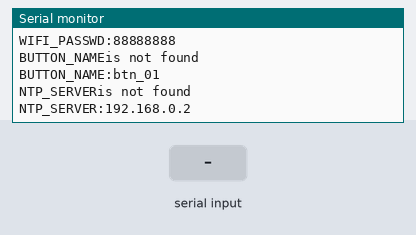
Bench run of a sketch on a simulated ESP32. Shown: the last lines printed to the serial monitor. The inputs (shaded band) are chosen by the test bench. EEPROM starts erased. At 5.5 s the program restarts the board; the recording ends there.

Above: at 2.3 s.
2.4 s: "format" received over Serial
At 3.6 s:
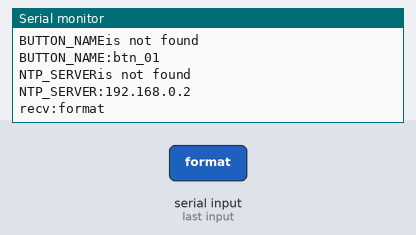
3.9 s: "1" received over Serial
At 5.1 s:
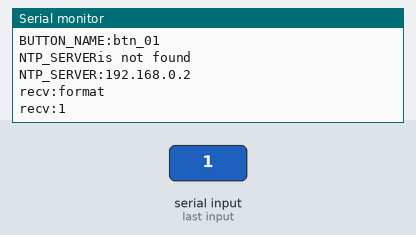

Measured:
- after the input at 2.4 s, the serial monitor: prints a new line after 0.06 s (image 1)
- after the input at 3.9 s, the serial monitor: prints a new line at once (image 2)

The sketch:

last_ONE.ino
```cpp
//输入reset为重启
//输入键名＋','字符改变键值
#include <Arduino.h>
#include <Preferences.h>

String comdata="";
char*myPins[] = {"MQTT_PORT","MQTT_SERVER","MQTT_BTN_STATE","MQTT_BTN_MESS",
                 "MQTT_TASK_MESS","MQTT_AGV_M_MESS","WIFI_SSID","WIFI_PASSWD",
                 "BUTTON_NAME","NTP_SERVER"};//键名不能超过15位
char*myPins_first[] = {"1883","192.168.31.46","iqr/default/callbutton/state",
                       "iqr/default/callbutton/message","iqr/default/task/message",
                       "iqr/default/agv_manager/message","ip-5G","88888888","btn_01","192.168.0.2"};
int myPins_sum=0;
void setup() {
 for(int i = 0;i<sizeof(myPins)/sizeof(myPins[0]);i++){
    myPins_sum=i+1;
    }
  Serial.begin(115200);
  Serial.println();
  delay(100);
  Preferences prefs;
  prefs.begin("mynamespace");
  for(int i=0;i<myPins_sum;i++){
     if(prefs.isKey(myPins[i])){
    Serial.printf("%s",myPins[i]);
    Serial.printf(":%s\n", prefs.getString(myPins[i]).c_str());
    }
   else {
    Serial.printf("%s",myPins[i]);
    Serial.println("is not found");
    Serial.printf("%s",myPins[i]);
    Serial.printf(":%s\n",myPins_first[i]);
    prefs.putString(myPins[i],myPins_first[i]);
    delay(100);
    }
  }
  prefs.end();
}
void loop() {
  Preferences prefs;
  prefs.begin("mynamespace");

  if(Serial.available()>0) {
    String comdata="";
    String str1="";
    String str2="";
    while(Serial.available()>0) {
      comdata+=char(Serial.read());
      delay(10);
    }
    if(comdata.length()>0) {
      str1=comdata;
      Serial.printf("recv:%s\n", comdata.c_str());
      if(str1.indexOf("reset")>=0){
        prefs.clear();
        ESP.restart();}
        //restart 消除所有键值
      if(str1.indexOf(',')>=0) {
        for(int i=0;i<myPins_sum; i++){
          int num_2=str1.indexOf(',');

          if(str1.indexOf(myPins[i])>=0){
            num_2=num_2+1;
            str2=str1.substring(num_2);
            prefs.putString(myPins[i],String(str2));
            delay(100);
          }
        }
      }
     if(str1.indexOf("format")>=0){
        for(int i=0;i<myPins_sum; i++){
            if(str1.indexOf(myPins[i])>=0){
            prefs.putString(myPins[i],myPins_first[i]);
            Serial.printf("%s:",myPins[i]);
            Serial.printf("%s",myPins_first[i]);
            delay(100);
            //键名+format 重置单个键值处置
            }
        }
     }
    }
  }
 }
```
